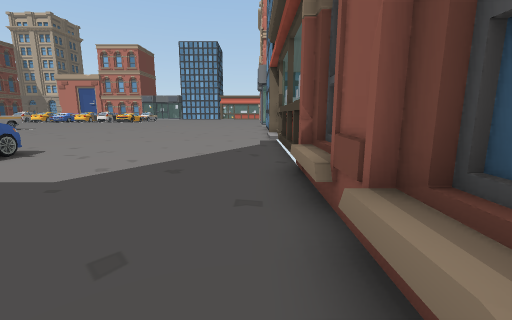
[1] (above)

22 first-person views from a walk through a scene from a Unity 3-D project. The camera is 1.2 m above the floor, tilts 10° down and sees 90° across. Doors are open. The floor is counted in squares, 1 m on a side. Each view is taken from the middle of a square. On the plan, view 1 faces up. The plan holds only what a view shows up to about 12 squares ahead; the rest is blank. The place goes on beyond the plan. Some surface patterns are stand-ins.

[2]
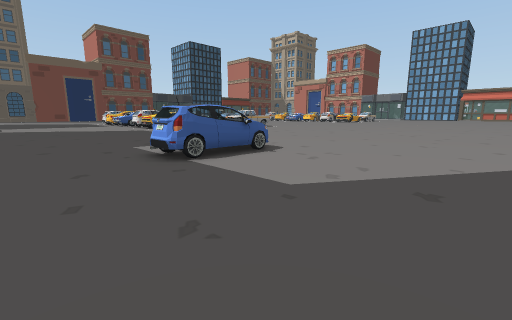

[3]
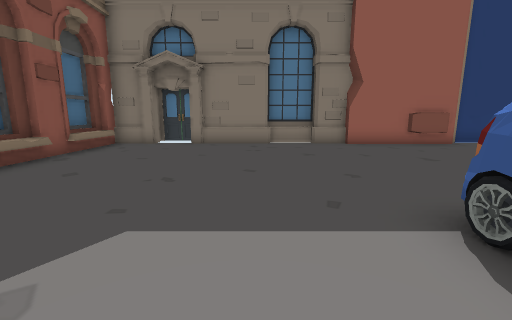

[4]
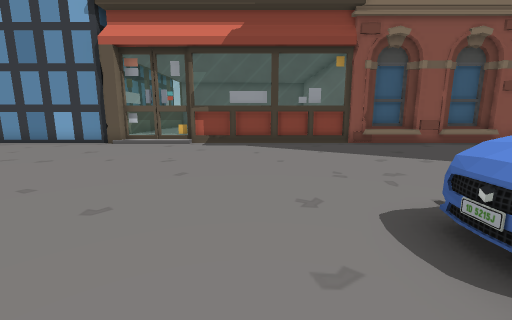

[5]
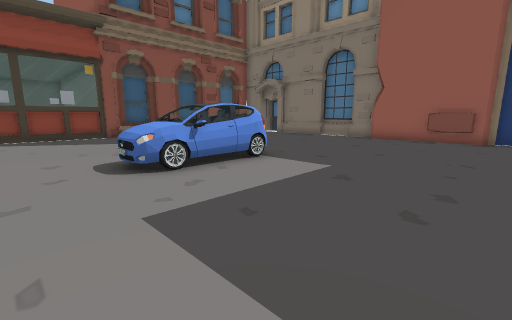

[6]
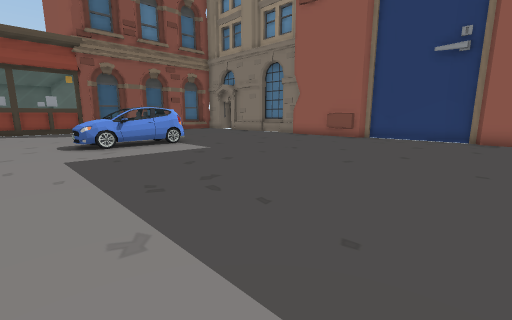

[7]
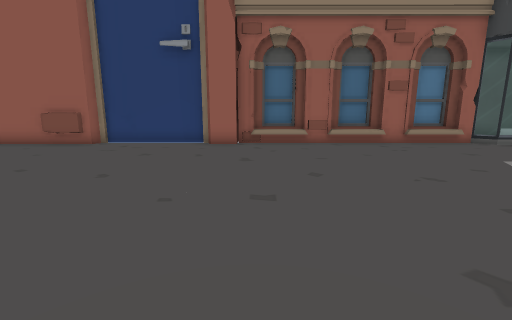

[8]
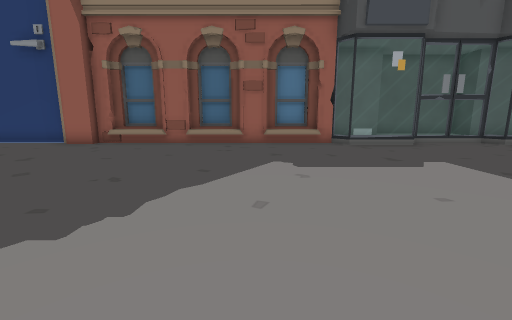

[9]
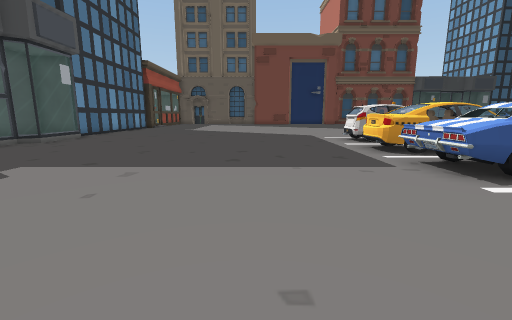

[10]
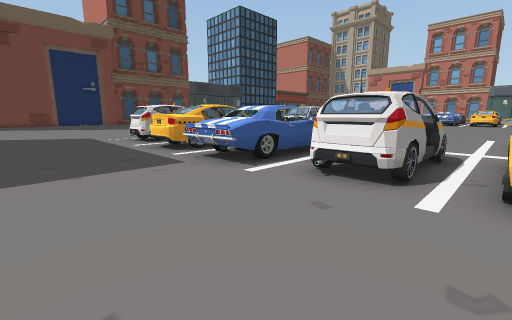

[11]
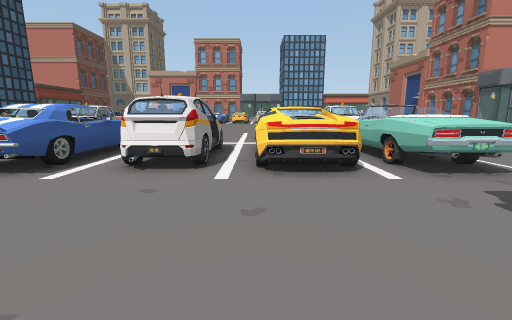

[12]
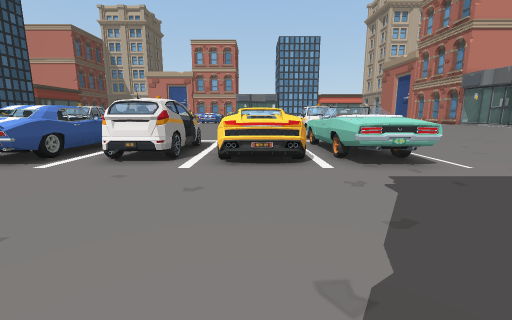

[13]
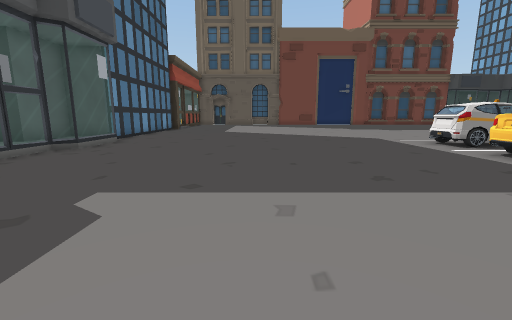

[14]
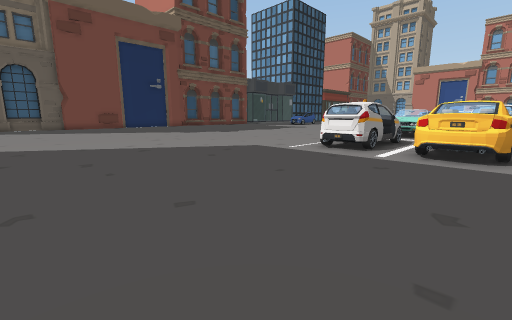

[15]
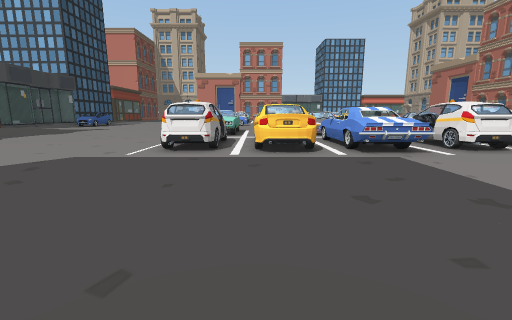

[16]
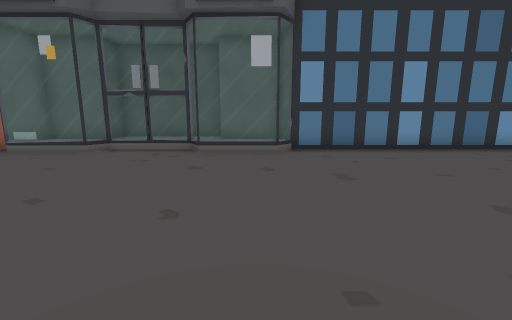

[17]
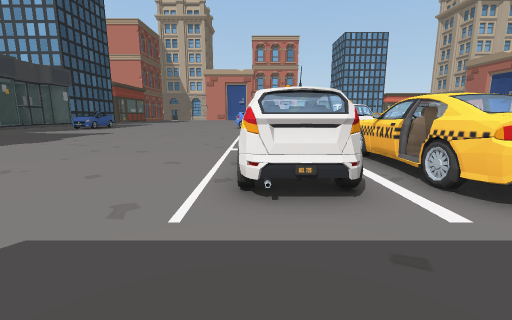

[18]
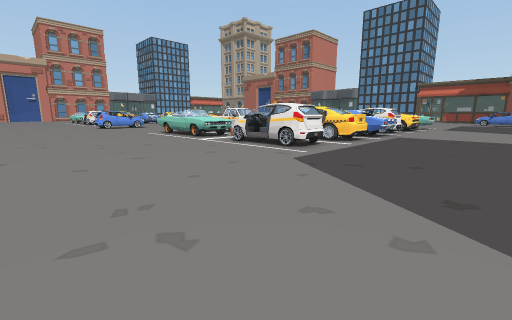

[19]
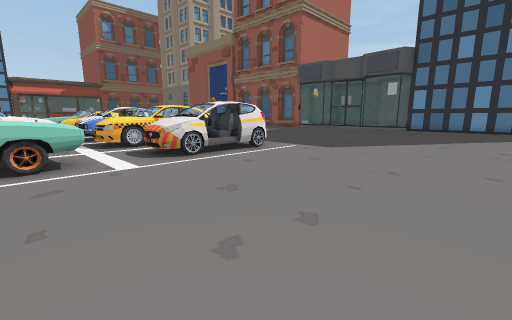

[20]
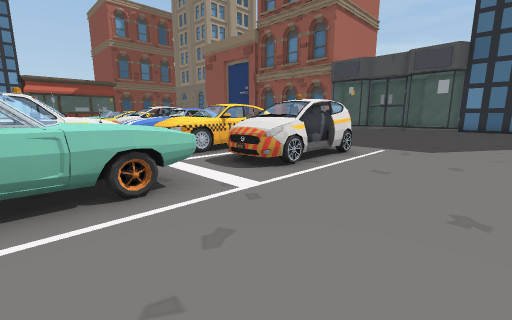

[21]
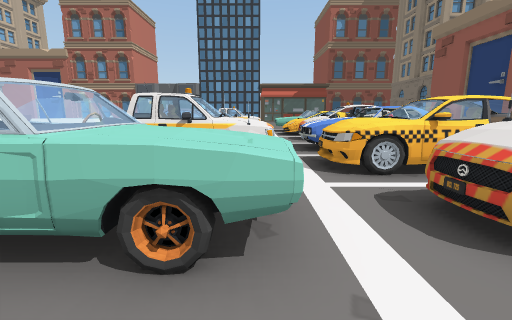

[22]
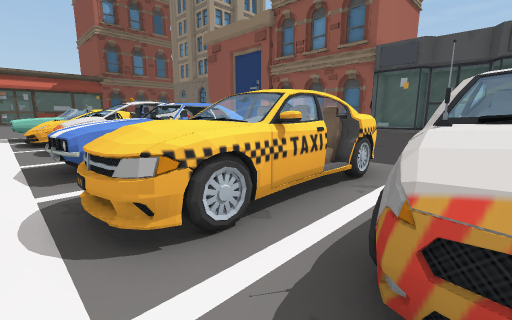

### Floor plan
Key: @ floor where view 1 was taken; # wall or solid block; x gap in a wall; . main floor; : floor 0.25 m higher than the main floor; D open door; = window, fence, low wall or low ledge; ^ raised ledge; C car; W wheel; A antenna; O other object.
Columns run from 47 left of view 1 to 1 right of it. Each row starts with its distance up from view 1.
 19 .........=##=##     ..                        ..#
 18 .........^^ #^O     ..^                      ...#
 17 .........^^^O^       .=                     ....#
 16 ...........................     ...        .....#
 15  ........=^.^^^CCC.=^.^^^^^    ....       ......#
 14  ........WAW^^^CCC.^^ ^^^^^  .....      ........#
 13  ........DDD##DCCC.D^D#^##^=.....      .........#
 12  ........DDDD^DCCC.D#D^^##^ ....     ...........#
 11  ........#OW^^^CCC.###^^^^^^...      ...........#
 10  ...........#^xCCC....=^^.^^....................#
  9  ...............................................#
  8  .....................................=^=.......#
  7  .....................................^^^.......#
  6  .....................................=^=.......#
  5 ......................................=^=.......#
  4 .......................................=........#
  3 ................................................#
  2 ................................................#
  1      ...........................................#
  0     ...........................................@#
 -1    .............................................#
 -2   ..............................................#
 -3  ........=.=...=.=..............................#
 -4 ########=:===== ==########^######################
 -5        ##:::    ::##    #####
 -6         ###    ####

Where each view was taken, in squares from view 1:
view 1: 0 up, 0 right, facing up
view 2: 1 up, 1 left, facing up-left
view 3: 7 up, 5 left, facing down
view 4: 10 up, 10 left, facing right
view 5: 10 up, 14 left, facing down-right
view 6: 10 up, 19 left, facing down-right
view 7: 7 up, 20 left, facing down
view 8: 7 up, 26 left, facing down
view 9: 6 up, 25 left, facing left
view 10: 6 up, 25 left, facing up-left
view 11: 5 up, 25 left, facing up
view 12: 4 up, 24 left, facing up
view 13: 3 up, 27 left, facing left
view 14: 2 up, 33 left, facing up-left
view 15: 2 up, 35 left, facing up
view 16: 5 up, 38 left, facing down
view 17: 7 up, 38 left, facing up
view 18: 5 up, 46 left, facing up-right
view 19: 18 up, 45 left, facing down-right
view 20: 19 up, 42 left, facing down-right
view 21: 17 up, 40 left, facing right
view 22: 16 up, 37 left, facing down-right
